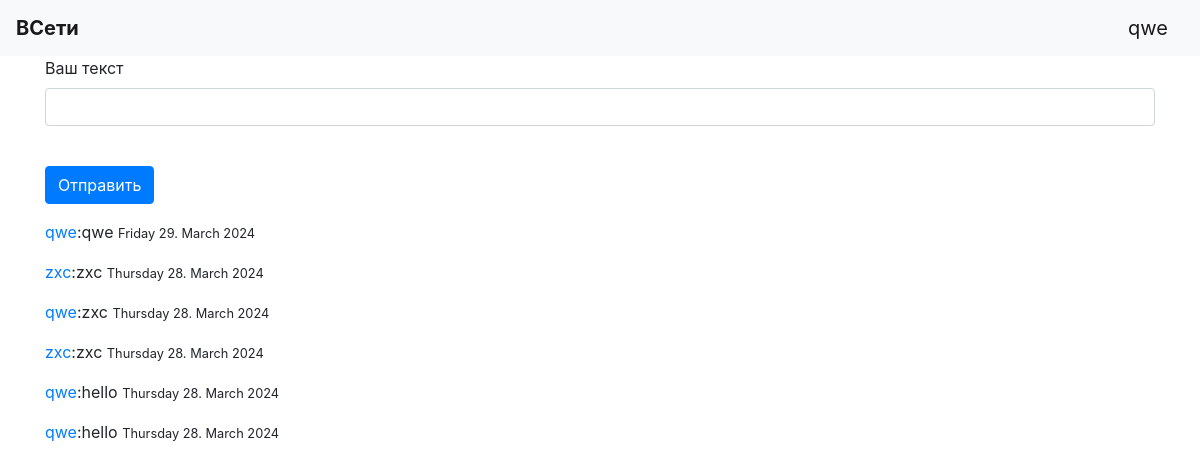
Before: /chat (signed in) with the older database file.
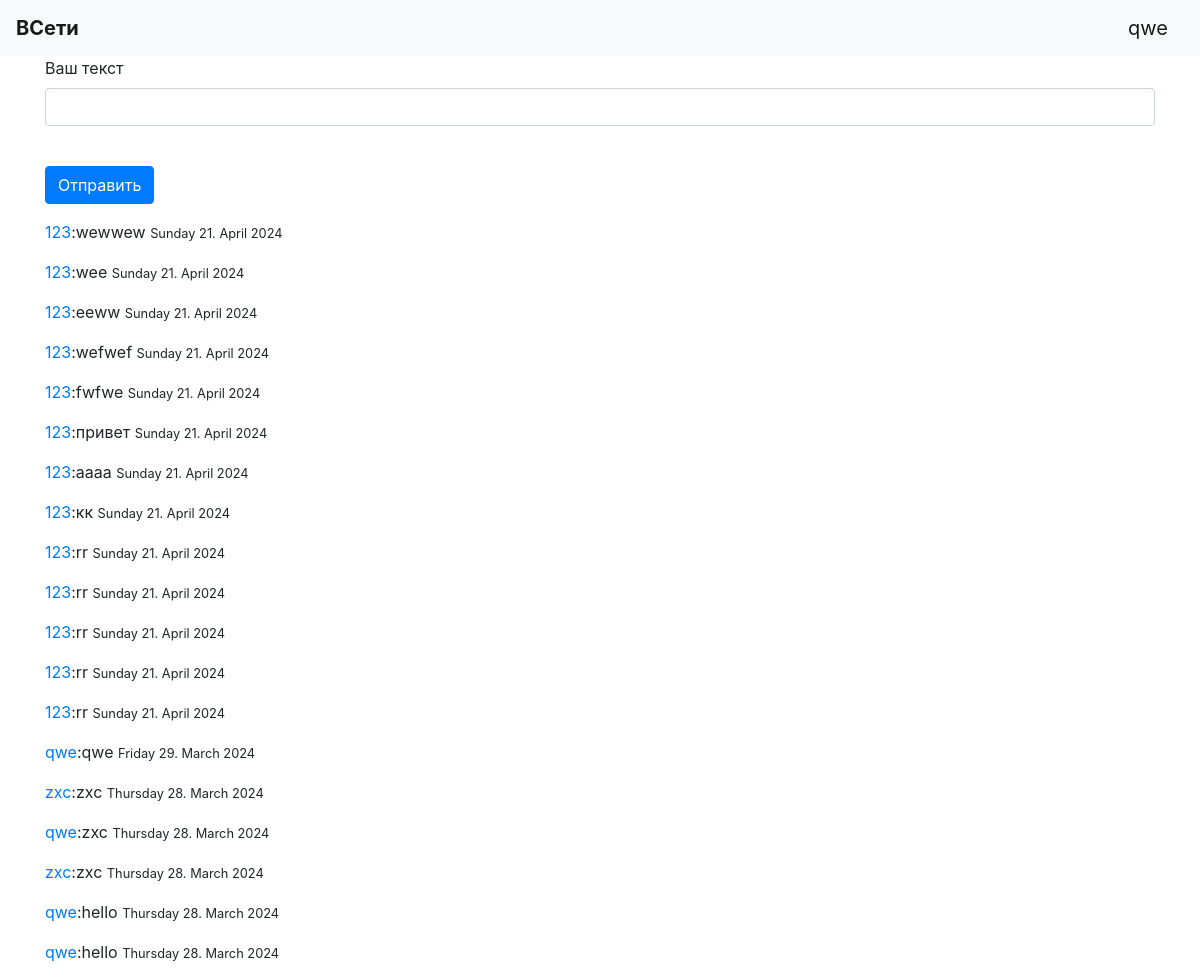
After: the same page with the newer database file.
### data/users.py (models this page shows, shortened)
class User(SqlAlchemyBase, UserMixin):
    __tablename__ = 'users'
    id = sqlalchemy.Column(sqlalchemy.Integer, primary_key=True, autoincrement=True)
    surname = sqlalchemy.Column(sqlalchemy.String)
    name = sqlalchemy.Column(sqlalchemy.String)
    info = sqlalchemy.Column(sqlalchemy.String)
    age = sqlalchemy.Column(sqlalchemy.Integer)
    email = sqlalchemy.Column(sqlalchemy.String, unique=True)
    hashed_password = sqlalchemy.Column(sqlalchemy.String)

### data/messages.py (models this page shows)
class Message(SqlAlchemyBase, UserMixin):
    __tablename__ = 'messages'
    id = sqlalchemy.Column(sqlalchemy.Integer, primary_key=True, autoincrement=True)
    sender_id = sqlalchemy.Column(sqlalchemy.Integer, sqlalchemy.ForeignKey('users.id'))
    sender_name = sqlalchemy.Column(sqlalchemy.String)
    text = sqlalchemy.Column(sqlalchemy.String)
    time = sqlalchemy.Column(sqlalchemy.DateTime)
    user = orm.relationship('User')

### main.py (the view, shortened to what this page needs)
@app.route('/chat', methods=['GET', 'POST'])
@login_required
def chat():
    form = SendMesForm()
    return render_template('chat.html', title='Чат', form=form,
                               zxc=db_session.create_session().query(Message))

### main.py
class SendMesForm(FlaskForm):
    text = StringField("Ваш текст", validators=[DataRequired()])
    submit = SubmitField('Отправить')

### data/db_session.py (called while the page is built)
def create_session() -> Session:
    global __factory
    return __factory()

### main.py (called while the page is built)
@login_manager.user_loader
def load_user(user_id):
    db_sess = db_session.create_session()
    return db_sess.query(User).get(user_id)

### templates/chat.html (shortened to what this page needs)
{% extends "base.html" %}
{% block content %}
    <form action="" method="post">
        <p>
            {{ form.text.label }}<br>
            {{ form.text(class="form-control", type="text") }}<br>
        </p>
        <p>{{ form.submit(type="submit", class="btn btn-primary") }}</p>
    </form>
<div>
    {% for mes in zxc[::-1] %}
    <p>
        <p><a href="/{{mes.sender_id}}">{{mes.sender_name}}</a>:{{mes.text}} <small text-align="right">{{mes.time.strftime("%A %d. %B %Y")}}</small></p>
    </p>
    {% endfor %}
</div>
{% endblock %}

### templates/base.html (shortened to what this page needs)
<!doctype html>
<html lang="en">
<head>
    <link rel="stylesheet"
          href="https://stackpath.bootstrapcdn.com/bootstrap/4.4.1/css/bootstrap.min.css"
>
</head>
<body>
<header>
    <nav class="navbar navbar-light bg-light">
        <a class="navbar-brand" href="/index"><b>ВСети</b></a>
        {% if current_user.is_authenticated %}
            <a class="navbar-brand" href="/logout">{{ current_user.name }}</a>
        {% else %}
            <p>
                <a class="btn btn-primary " href="/register">Зарегистрироваться</a>
                <a class="btn btn-success" href="/login">Войти</a>
            </p>
        {% endif %}
    </nav>
</header>
<main role="main" class="container">
    {% block content %}{% endblock %}
</main>
</body>
</html>

Changed rows visible on the page:
added Message: sender_name "123", text "wewwew", time "Sunday 21. April 2024"
added Message: sender_name "123", text "wee", time "Sunday 21. April 2024"
added Message: sender_name "123", text "eeww", time "Sunday 21. April 2024"
added Message: sender_name "123", text "wefwef", time "Sunday 21. April 2024"
added Message: sender_name "123", text "fwfwe", time "Sunday 21. April 2024"
added Message: sender_name "123", text "привет", time "Sunday 21. April 2024"
added Message: sender_name "123", text "аааа", time "Sunday 21. April 2024"
added Message: sender_name "123", text "кк", time "Sunday 21. April 2024"
added Message: sender_name "123", text "rr", time "Sunday 21. April 2024"
added Message: sender_name "123", text "rr", time "Sunday 21. April 2024"
added Message: sender_name "123", text "rr", time "Sunday 21. April 2024"
added Message: sender_name "123", text "rr", time "Sunday 21. April 2024"
added Message: sender_name "123", text "rr", time "Sunday 21. April 2024"
